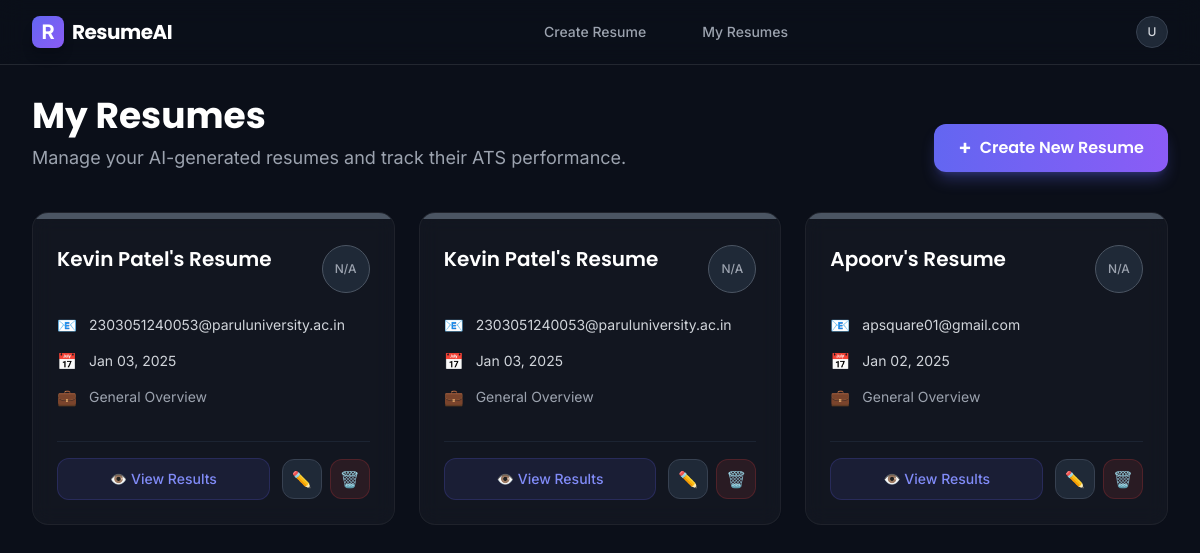
/resumes/list/, run on an earlier commit of the app's database.
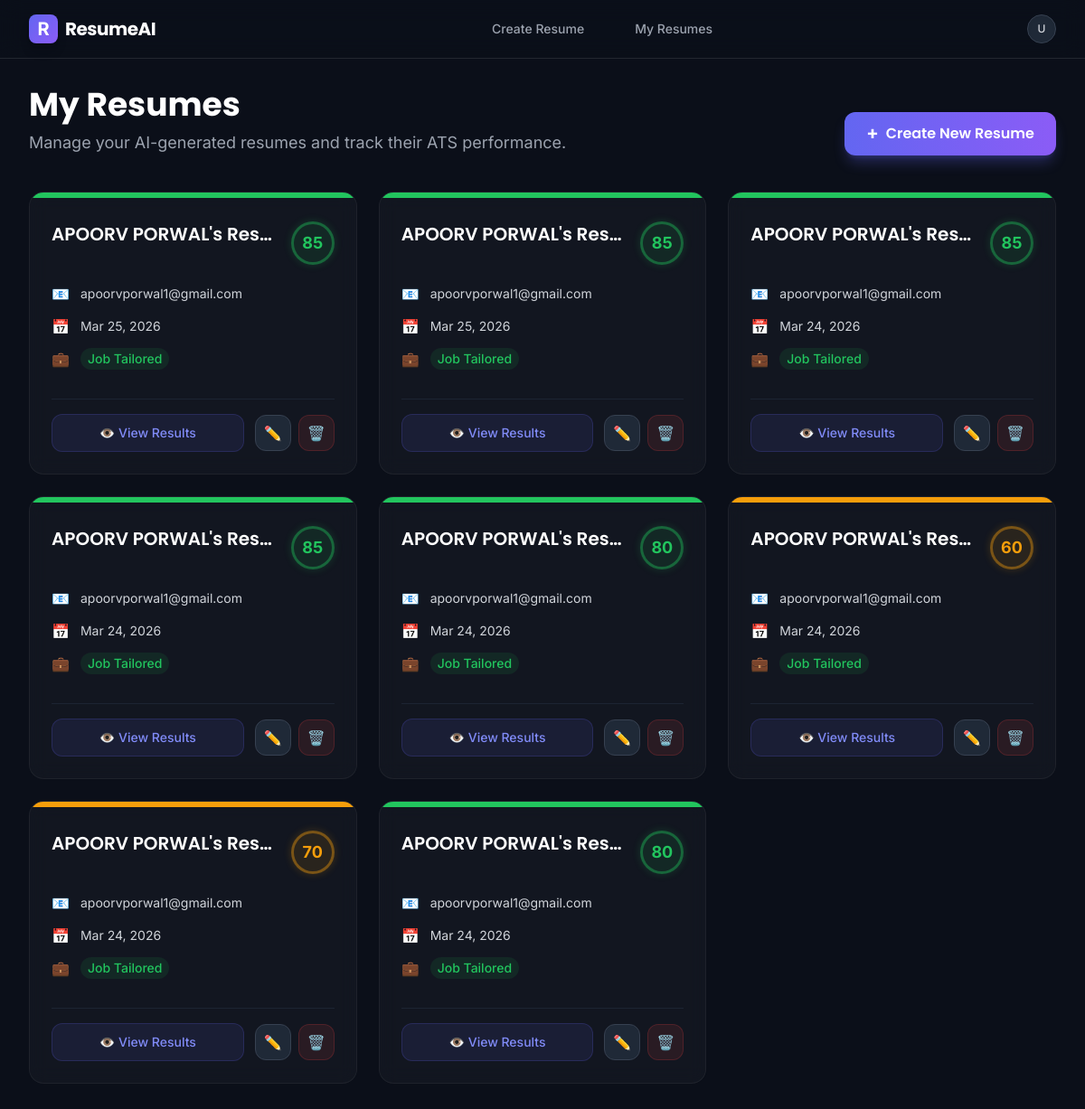
And on a later commit of the database.
### resumes/models.py (models this page shows, shortened)
class Resume(models.Model):
    name = models.CharField(max_length=100)
    email = models.EmailField()
    phone = models.CharField(max_length=15)
    linkedin = models.URLField(blank=True, null=True)
    objective = models.TextField()
    skills = models.TextField()
    experience = models.TextField()
    education = models.TextField()
    job_description = models.TextField(blank=True, null=True)
    ai_generated_resume = models.TextField(blank=True, null=True)
    ats_score = models.IntegerField(blank=True, null=True)
    feedback = models.TextField(blank=True, null=True)
    created_at = models.DateTimeField(auto_now_add=True)
    updated_at = models.DateTimeField(auto_now=True)

### resumes/views.py (the view)
# urls.py: path('list/', views.resume_list, name='resume_list'),
def resume_list(request):
    resumes = Resume.objects.all().order_by('-created_at')
    for resume in resumes:
        if resume.feedback:
            try:
                resume.feedback_data = json.loads(resume.feedback)
            except:
                resume.feedback_data = {}
        else:
            resume.feedback_data = {}
    return render(request, 'resumes/resume_list.html', {'resumes': resumes})

### templates/resumes/resume_list.html (shortened to what this page needs)
{% extends 'base.html' %}
{% block content %}
<div class="mb-10 flex flex-col sm:flex-row sm:items-end justify-between gap-6">
    <div>
        <h1 class="text-3xl md:text-4xl font-heading font-bold text-white mb-2">My Resumes</h1>
        <p class="text-textSecondary text-lg">Manage your AI-generated resumes and track their ATS performance.</p>
    </div>
    <a href="{% url 'create_resume' %}" class="inline-flex items-center justify-center px-6 py-3 rounded-xl font-heading font-semibold text-white bg-gradient-to-r from-primary to-secondary hover:from-indigo-600 hover:to-purple-600 transition-all duration-300 shadow-lg shadow-primary/30 hover:scale-105 gap-2 whitespace-nowrap">
        <span class="text-xl leading-none">+</span> Create New Resume
    </a>
</div>
{% if resumes %}
    <div class="grid grid-cols-1 md:grid-cols-2 lg:grid-cols-3 gap-6">
        {% for resume in resumes %}
            <div class="glass-card rounded-2xl p-6 flex flex-col justify-between h-full hover:-translate-y-2 transition-transform duration-300 hover:shadow-[0_15px_30px_rgba(99,102,241,0.15)] group relative overflow-hidden cursor-default">
                {% if resume.ats_score %}
                    {% if resume.ats_score >= 80 %}
                        <div class="absolute top-0 left-0 w-full h-1.5 bg-success"></div>
                    {% elif resume.ats_score > 50 %}
                        <div class="absolute top-0 left-0 w-full h-1.5 bg-warning"></div>
                    {% else %}
                        <div class="absolute top-0 left-0 w-full h-1.5 bg-error"></div>
                    {% endif %}
                {% else %}
                    <div class="absolute top-0 left-0 w-full h-1.5 bg-gray-600"></div>
                {% endif %}
                <div>
                    <div class="flex justify-between items-start mb-5 mt-2">
                        <h3 class="text-xl font-heading font-semibold text-white group-hover:text-primary transition-colors truncate pr-4" title="{{ resume.name }}">{{ resume.name }}'s Resume</h3>
                        {% if resume.ats_score %}
                            <div class="flex flex-col items-center flex-shrink-0" title="ATS Match Score">
                                <div class="w-12 h-12 rounded-full flex items-center justify-center font-bold text-lg border-[3px]
                                {% if resume.ats_score >= 80 %}border-success/40 text-success bg-success/10 shadow-[0_0_10px_rgba(34,197,94,0.2)]
                                {% elif resume.ats_score > 50 %}border-warning/40 text-warning bg-warning/10 shadow-[0_0_10px_rgba(245,158,11,0.2)]
                                {% else %}border-error/40 text-error bg-error/10 shadow-[0_0_10px_rgba(239,68,68,0.2)]{% endif %}
                                ">
                                    {{ resume.ats_score }}
                                </div>
                            </div>
                        {% else %}
                            <div class="w-12 h-12 rounded-full flex items-center justify-center font-medium text-xs border border-gray-600 text-gray-400 bg-gray-800 flex-shrink-0">
                                N/A
                            </div>
                        {% endif %}
                    </div>
                    <div class="space-y-3 mb-8 text-sm">
                        <p class="flex items-center gap-3 text-gray-300">
                            <span class="text-gray-500 text-base">📧</span> <span class="truncate">{{ resume.email }}</span>
                        </p>
                        <p class="flex items-center gap-3 text-gray-300">
                            <span class="text-gray-500 text-base">📅</span> <span class="truncate">{{ resume.created_at|date:"M d, Y" }}</span>
                        </p>
                        <p class="flex items-center gap-3 text-gray-300">
                            <span class="text-gray-500 text-base">💼</span>
                            {% if resume.job_description %}
                                <span class="text-success font-medium bg-success/10 px-2 py-0.5 rounded-full inline-block">Job Tailored</span>
                            {% else %}
                                <span class="text-gray-400">General Overview</span>
                            {% endif %}
                        </p>
                    </div>
                </div>
                <div class="flex items-center justify-between pt-4 border-t border-gray-800/80 gap-3">
                    <a href="{% url 'resume_detail' resume.pk %}" class="flex-1 text-center py-2.5 bg-primary/10 hover:bg-primary/20 text-indigo-400 font-medium rounded-xl transition-colors text-sm border border-primary/20 hover:border-primary/40">
                        👁️ View Results
                    </a>
                    <div class="flex gap-2 relative flex-shrink-0">
                        <a href="{% url 'update_resume' resume.pk %}" class="w-10 h-10 flex items-center justify-center bg-gray-800 hover:bg-gray-700 border border-gray-700 text-gray-300 rounded-xl transition-colors" title="Edit Data">
                            ✏️
                        </a>
                        <a href="{% url 'delete_resume' resume.pk %}" class="w-10 h-10 flex items-center justify-center bg-error/10 hover:bg-error/20 border border-error/20 text-error rounded-xl transition-colors" title="Delete Resume">
                            🗑️
                        </a>
                    </div>
                </div>
            </div>
        {% endfor %}
    </div>
{% endif %}
{% endblock %}

### templates/base.html (shortened to what this page needs)
<!DOCTYPE html>
<html lang="en">
<head>
    <script src="https://cdn.tailwindcss.com"></script>
</head>
<body class="antialiased min-h-screen flex flex-col relative print:bg-white print:text-black">
    <nav class="glass-nav fixed w-full z-50 top-0 transition-all duration-300 print:hidden">
        <div class="max-w-7xl mx-auto px-4 sm:px-6 lg:px-8">
            <div class="flex justify-between h-16 items-center">
                <a href="{% url 'home' %}" class="flex-shrink-0 flex items-center gap-2 cursor-pointer">
                    <div class="w-8 h-8 rounded-lg bg-gradient-to-br from-primary to-secondary flex items-center justify-center text-white font-bold text-xl shadow-lg">R</div>
                    <span class="font-heading font-bold text-xl tracking-tight text-white">ResumeAI</span>
                </a>
                <div class="hidden sm:ml-6 sm:flex sm:space-x-8">
                    <a href="{% url 'create_resume' %}" class="text-textSecondary hover:text-white px-3 py-2 rounded-md text-sm font-medium transition-colors">Create Resume</a>
                    <a href="{% url 'resume_list' %}" class="text-textSecondary hover:text-white px-3 py-2 rounded-md text-sm font-medium transition-colors">My Resumes</a>
                </div>
                <div class="flex items-center gap-4">
                    <div class="hidden sm:flex w-8 h-8 rounded-full bg-gray-800 border border-gray-700 items-center justify-center text-xs font-medium text-gray-300 shadow-inner">
                        U
                    </div>
                </div>
            </div>
        </div>
    </nav>
    <main class="flex-grow pt-24 pb-12 px-4 sm:px-6 lg:px-8 max-w-[1200px] mx-auto w-full print:p-0 print:m-0 print:max-w-none print:bg-white print:text-black">
        {% block content %}{% endblock %}
    </main>
</body>
</html>

### templates/base.html (style rules this page uses)
body { background-color: #0B0F19; color: #E5E7EB; font-family: 'Inter', sans-serif; }
h1, h2, h3, h4, h5, h6 { font-family: 'Poppins', sans-serif; }
.glass-card { background: rgba(255, 255, 255, 0.03); backdrop-filter: blur(10px); -webkit-backdrop-filter: blur(10px); border: 1px solid rgba(255, 255, 255, 0.05); }
.glass-nav { background: rgba(11, 15, 25, 0.8); backdrop-filter: blur(12px); -webkit-backdrop-filter: blur(12px); border-bottom: 1px solid rgba(255, 255, 255, 0.1); }

What changed in the data, as far as the page shows it:
removed Resume: name "Kevin Patel", shows "N/A", email "2303051240053@paruluniversity.ac.in", created_at "Jan 03, 2025", shows "General Overview"
removed Resume: name "Kevin Patel", shows "N/A", email "2303051240053@paruluniversity.ac.in", created_at "Jan 03, 2025", shows "General Overview"
removed Resume: name "Apoorv", shows "N/A", email "apsquare01@gmail.com", created_at "Jan 02, 2025", shows "General Overview"
added Resume: name "APOORV PORWAL", ats_score "85", email "apoorvporwal1@gmail.com", created_at "Mar 25, 2026", job_description "Job Tailored"
added Resume: name "APOORV PORWAL", ats_score "85", email "apoorvporwal1@gmail.com", created_at "Mar 25, 2026", job_description "Job Tailored"
added Resume: name "APOORV PORWAL", ats_score "85", email "apoorvporwal1@gmail.com", created_at "Mar 24, 2026", job_description "Job Tailored"
added Resume: name "APOORV PORWAL", ats_score "85", email "apoorvporwal1@gmail.com", created_at "Mar 24, 2026", job_description "Job Tailored"
added Resume: name "APOORV PORWAL", ats_score "80", email "apoorvporwal1@gmail.com", created_at "Mar 24, 2026", job_description "Job Tailored"
added Resume: name "APOORV PORWAL", ats_score "60", email "apoorvporwal1@gmail.com", created_at "Mar 24, 2026", job_description "Job Tailored"
added Resume: name "APOORV PORWAL", ats_score "70", email "apoorvporwal1@gmail.com", created_at "Mar 24, 2026", job_description "Job Tailored"
added Resume: name "APOORV PORWAL", ats_score "80", email "apoorvporwal1@gmail.com", created_at "Mar 24, 2026", job_description "Job Tailored"
